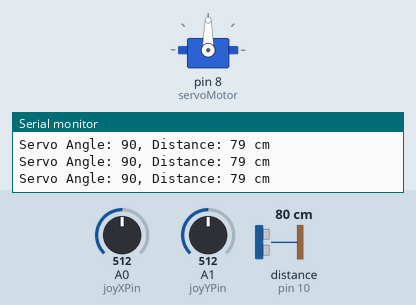
Simulated run of this sketch. Board: Arduino Uno, built with avr-gcc and run on an emulated ATmega328P. Parts: servo, the last lines printed to the serial monitor. Wiring (inferred from the names in the program): ultrasonic range finder: trigger pin 9; echo pin 10. Inputs (shaded band) come from the test bench; at power-on: A0 (joyXPin) = 512, A1 (joyYPin) = 512, distance to the obstacle (sensor on pin 10) 80 cm. The echo pulse lasts 58.3 µs per cm.

Above: at 1.2 s.
1.3 s: A0 (joyXPin) set to 716
At 1.8 s:
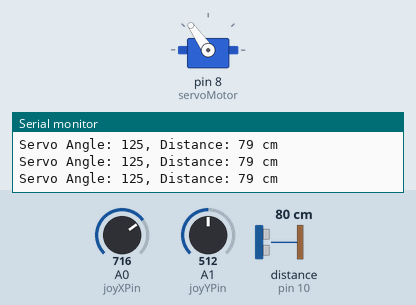
2.8 s: A0 (joyXPin) set to 900
At 3.6 s:
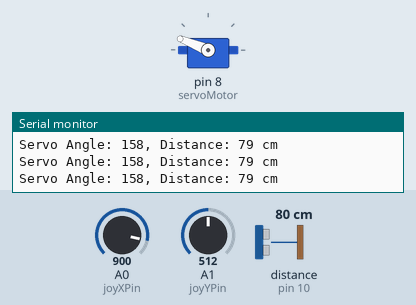
4.3 s: A0 (joyXPin) set to 1023
At 5.4 s:
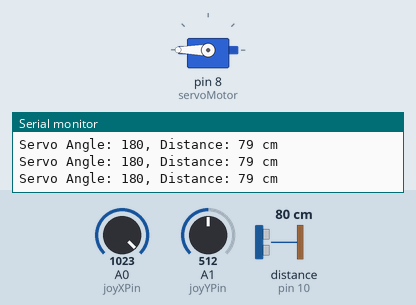
5.8 s: A0 (joyXPin) set to 306
At 7.0 s:
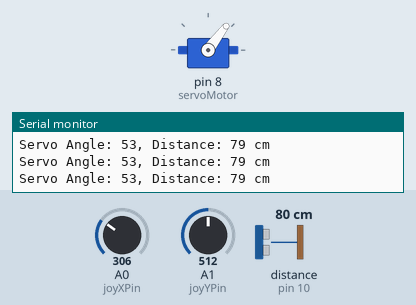
7.3 s: A0 (joyXPin) set to 59
At 7.7 s:
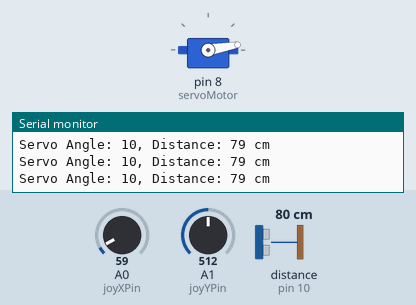
8.8 s: A0 (joyXPin) set to 50
At 9.5 s:
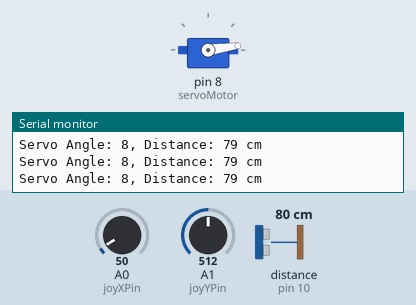
Timing chart, 0 to 11.8 s (numbered marks = the images above; inputs shaded):
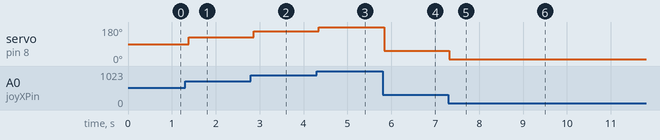

Measured:
- after the input at 1.3 s, servo on pin 8 (servoMotor): 90° → 125° after 0.08 s
- after the input at 2.8 s, servo on pin 8 (servoMotor): 125° → 158° after 0.06 s
- after the input at 4.3 s, servo on pin 8 (servoMotor): 158° → 180° after 0.05 s
- after the input at 5.8 s, servo on pin 8 (servoMotor): 180° → 53° at once
- after the input at 7.3 s, servo on pin 8 (servoMotor): 53° → 10° at once
- after the input at 8.8 s, servo on pin 8 (servoMotor): 10° → 8° at once

The sketch:

Automotive_done.ino
```cpp
#include <Servo.h>

const int joyXPin = A0;  // Analog pin for X-axis of joystick
const int joyYPin = A1;  // Analog pin for Y-axis of joystick
const int triggerPin = 9;  // Digital pin for trigger of ultrasonic sensor
const int echoPin = 10;    // Digital pin for echo of ultrasonic sensor

Servo servoMotor;  // Create a servo object

void setup() {
  Serial.begin(9600); // Initialize serial communication
  servoMotor.attach(8); // Attach the servo to pin 8
  pinMode(triggerPin, OUTPUT); // Set trigger pin as OUTPUT
  pinMode(echoPin, INPUT);     // Set echo pin as INPUT
}

void loop() {
  int joyXValue = analogRead(joyXPin); // Read X-axis joystick value
  int joyYValue = analogRead(joyYPin); // Read Y-axis joystick value

  // Map joystick values to servo angles (0-180)
  int servoAngle = map(joyXValue, 0, 1023, 0, 180);

  // Move the servo to the mapped angle
  servoMotor.write(servoAngle);

  // Read distance from ultrasonic sensor
  long duration, distance;
  digitalWrite(triggerPin, LOW);
  delayMicroseconds(2);
  digitalWrite(triggerPin, HIGH);
  delayMicroseconds(10);
  digitalWrite(triggerPin, LOW);
  duration = pulseIn(echoPin, HIGH);
  distance = (duration / 2) / 29.1; // Convert duration to distance in centimeters

  // Print servo angle and distance
  Serial.print("Servo Angle: ");
  Serial.print(servoAngle);
  Serial.print(", Distance: ");
  Serial.print(distance);
  Serial.println(" cm");

  delay(100); // Add a small delay for stability
}
```
